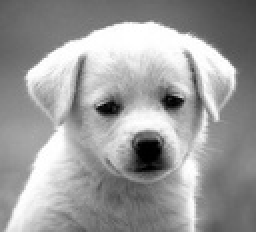
%> input picture G_29 Lab 03/puppy.jpg, 128 x 116 px, shrunk from 332 x 300 before the run (shown 2 times larger)
$ octave q6.m   (GNU Octave 9; MATLAB toolbox functions it lacks are replaced by stand-ins)
%> lines starting %> are read from the running program, lines starting %| are printed output that depends on the picture; in (x1, y1, x2, y2) boxes, pixels count from 0 and x2, y2 are one past the last pixel; in counts of white or black regions, pixels touching at a corner belong together; the program's own positions count from 1
### G_29 Lab 03/lp_hp_filters.m
function H_out = lp_hp_filters(filter_type, lp_or_hp, P, Q, D0, n)
% The function calculates the LP or HP filters based on the parameters
% given. Filter_type=('ideal' or 'btw' or 'gaussian'), %lp_or_hp=('lp' or 'hp' for low pass or high pass),
% P, Q are the padded image size, D0 is the cutoff frequency, and n for the
% order of the filter for btw filters
%  Developing frequency domain coordinates
u = 0:(P-1);
v = 0:(Q-1);

idx = find(u > P/2);
u(idx) = u(idx) - P;
idy = find(v > Q/2);
v(idy) = v(idy) - Q;
% Compute the meshgrid coordinates
[V, U] = meshgrid(v, u);
% Compute the istance matrix
D = sqrt(U.^2 + V.^2);

% Begin fiter computations.
switch filter_type
case 'ideal'
   H = double(D <=D0);
     if (strcmp(lp_or_hp,'lp'))
      H_out=H;
   elseif (strcmp(lp_or_hp,'hp'))
     H_out=1-H;
   else
       error('Filter should be Low pass (lp) or High pass (hp).')
    end
case 'btw'
    if (n==0)
        error('Butterworth Filter should have order (n)>0.')
    end
      H = 1./(1 + (D./D0).^(2*n));
    if (strcmp(lp_or_hp,'lp'))
      H_out=H;
   elseif (strcmp(lp_or_hp,'hp'))
     H_out=1-H;
   else
       error('Filter should be Low pass (lp) or High pass (hp).')
    end
case 'gaussian'
   H = exp(-(D.^2)./(2*(D0^2)));
   if (strcmp(lp_or_hp,'lp'))
      H_out=H;
   elseif (strcmp(lp_or_hp,'hp'))
     H_out=1-H;
   else
       error('Filter should be Low pass (lp) or High pass (hp).')
    end
otherwise
   error('Unknown filter type.')
   end

### G_29 Lab 03/q6.m
% Group - 29
%Members: Kazi Salith Ur Rahman & Nayem Al Tareq

F_rgb = imread('puppy.jpg');
%> F_rgb is the input picture: size 116x128x3 uint8; min 0, max 255, mean 155.7
F = rgb2gray(F_rgb);
im_size = size(F);
%> im_size = [116 128]
P = 2 * im_size(1);
%> P = 232
Q = 2 * im_size(2);
%> Q = 256
FTIm = fft2(double(F), P, Q);
FTIm_shifted = fftshift(FTIm);
cutoffs = [0.1, 0.3, 0.5, 0.7] * im_size(1);
%> cutoffs = [11.6 34.8 58 81.2]
orders = [1, 5, 20];
figure;
subplot_counter = 1;
function applyFilter(type, method, cutoff, n, subplot_counter, P, Q, FTIm_shifted, F, im_size)
   Filter = lp_hp_filters(type, method, P, Q, cutoff, n);
   Filtered_FT = Filter .* FTIm_shifted;
   Filtered_image = real(ifft2(ifftshift(Filtered_FT)));
   Filtered_image = Filtered_image(1:im_size(1), 1:im_size(2));
   subplot(6, 4, subplot_counter), imshow(F, []), title('Original Image');
   subplot(6, 4, subplot_counter + 1), imshow(log(1+abs(fftshift(FTIm_shifted))), []), title('FT of Original');
   subplot(6, 4, subplot_counter + 2), imshow(log(1+abs(fftshift(Filter))), []), title(['Filter: ', type, ' ', method]);
   subplot(6, 4, subplot_counter + 3), imshow(Filtered_image, []), title('Filtered Image');
end
for cutoff = [0.3, 0.7] * im_size(1)
   applyFilter('ideal', 'lp', cutoff, 0, subplot_counter, P, Q, FTIm_shifted, F, im_size);
   subplot_counter = subplot_counter + 4;
end
%> this loop made 2 passes
%> pass 1, in applyFilter, `imshow(log(1+abs(fftshift(Filter))), [])`:
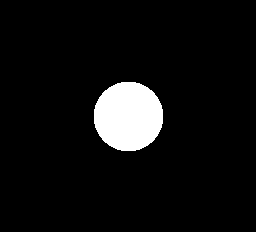
%> displayed picture: size 232x256, on the screen's scale of 0 to 255; 6.4% white; 1 white region, box (x1, y1, x2, y2) and area: (94, 82, 163, 151) 3801
for cutoff = [0.1, 0.5] * im_size(1)
   for order = orders
       applyFilter('btw', 'lp', cutoff, order, subplot_counter, P, Q, FTIm_shifted, F, im_size);
       subplot_counter = subplot_counter + 4;
   end
end
%> after the loop, subplot_counter = 33
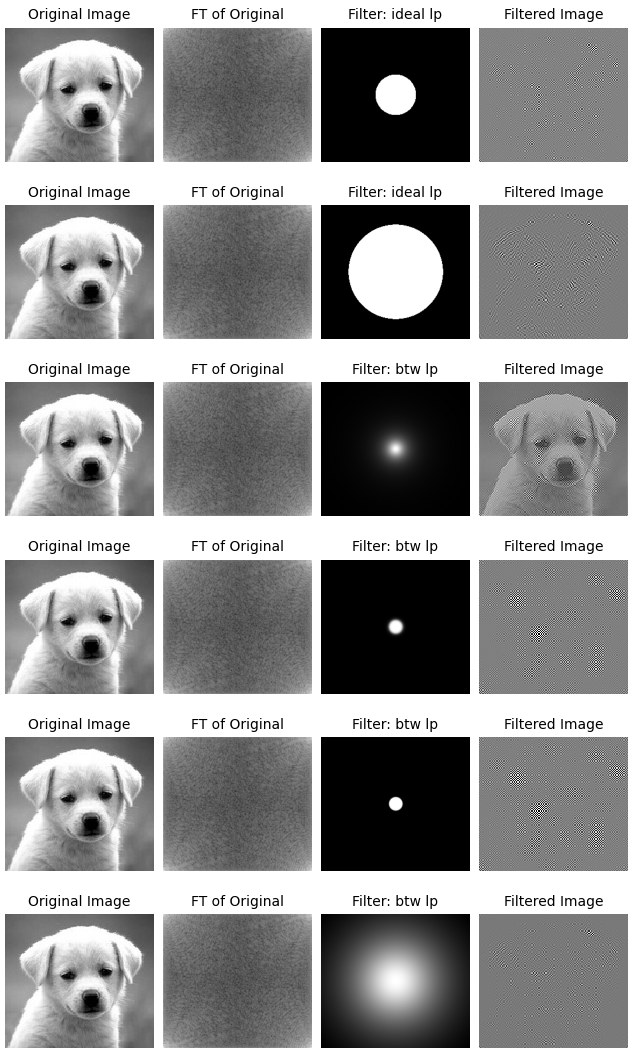
%> figure redrawn from the program's plot data, 24 panels
for cutoff = [0.1, 0.3, 0.7] * im_size(1)
   applyFilter('gaussian', 'lp', cutoff, 0, subplot_counter, P, Q, FTIm_shifted, F, im_size);
   subplot_counter = subplot_counter + 4;
end
%> this loop made 3 passes
%> subplot_counter on passes 1 to 3: 37, 41, 45
%> pass 1, in applyFilter (call 3), `title(['Filter: ', type, ' ', method])`:
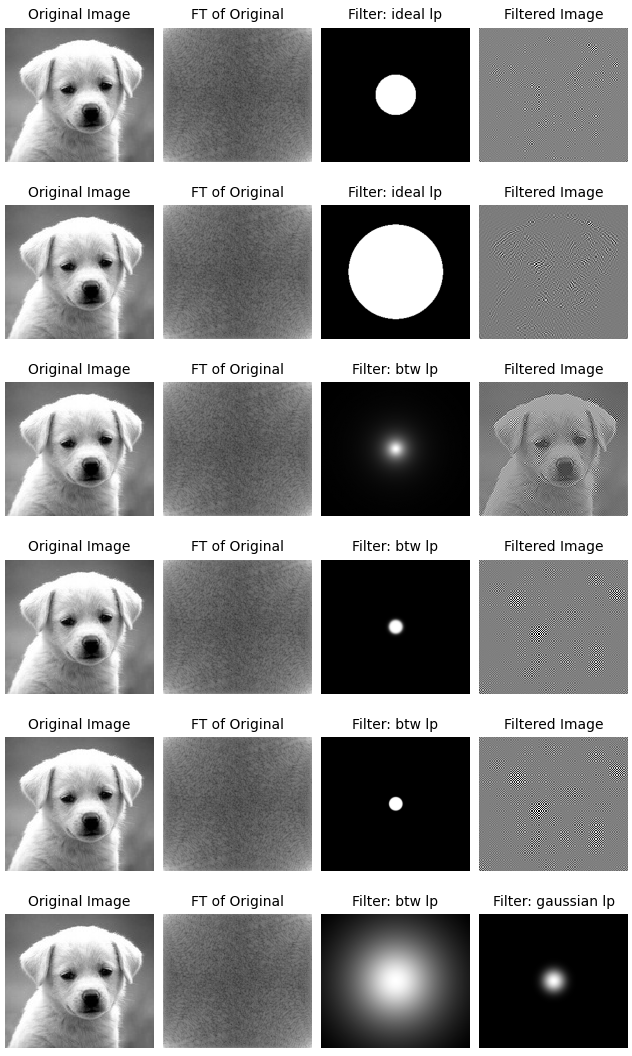
%> figure redrawn from the program's plot data, 24 panels
%> pass 2, in applyFilter (call 4), `Filtered_image = real(ifft2(ifftshift(Filtered_FT)));`:
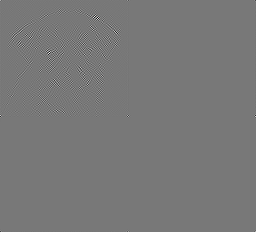
%> Filtered_image: size 232x256 double; min -6.2, max 6.94, mean 0.000174; drawn with min black and max white
for cutoff = [0.1, 0.3, 0.7] * im_size(1)
   applyFilter('ideal', 'hp', cutoff, 0, subplot_counter, P, Q, FTIm_shifted, F, im_size);
   subplot_counter = subplot_counter + 4;
end
%> this loop made 3 passes
%> subplot_counter on passes 1 to 3: 49, 53, 57
%> pass 1, in applyFilter (call 6), `Filtered_image = real(ifft2(ifftshift(Filtered_FT)));`:
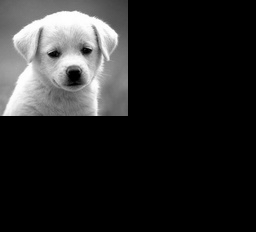
%> Filtered_image: size 232x256 double; min -0.35, max 255.4, mean 38.9; drawn with min black and max white
%> pass 1, in applyFilter (call 6), `imshow(log(1+abs(fftshift(Filter))), [])`:
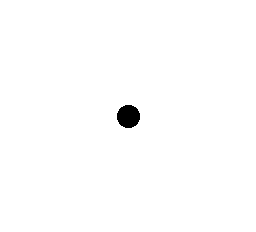
%> displayed picture: size 232x256, on the screen's scale of 0 to 255; 99.3% white; 1 black region, box (x1, y1, x2, y2) and area: (117, 105, 140, 128) 421
%> pass 1, in applyFilter (call 6), `title(['Filter: ', type, ' ', method])`:
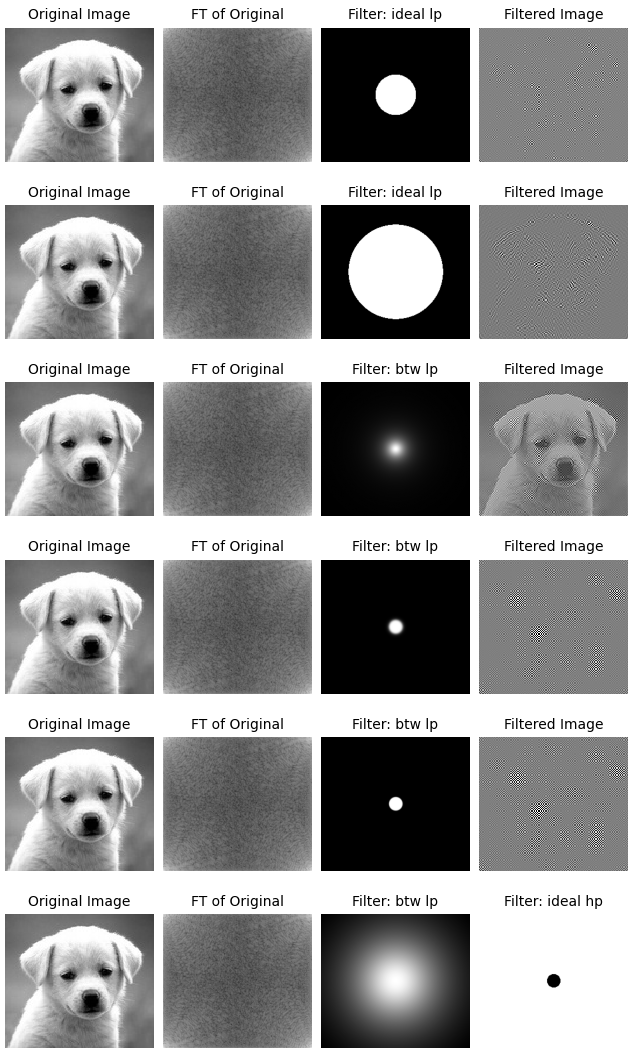
%> figure redrawn from the program's plot data, 24 panels

Butterworth high pass filters
%> (this line was passed over: Butterworth is not available in this run)
for cutoff = [0.1, 0.5] * im_size(1)
   for order = orders
       applyFilter('btw', 'hp', cutoff, order, subplot_counter, P, Q, FTIm_shifted, F, im_size);
       subplot_counter = subplot_counter + 4;
   end
end
%> after the loop, subplot_counter = 81

%Gaussian high pass filters
for cutoff = [0.1, 0.3, 0.7] * im_size(1)
%> (the run ends here)
